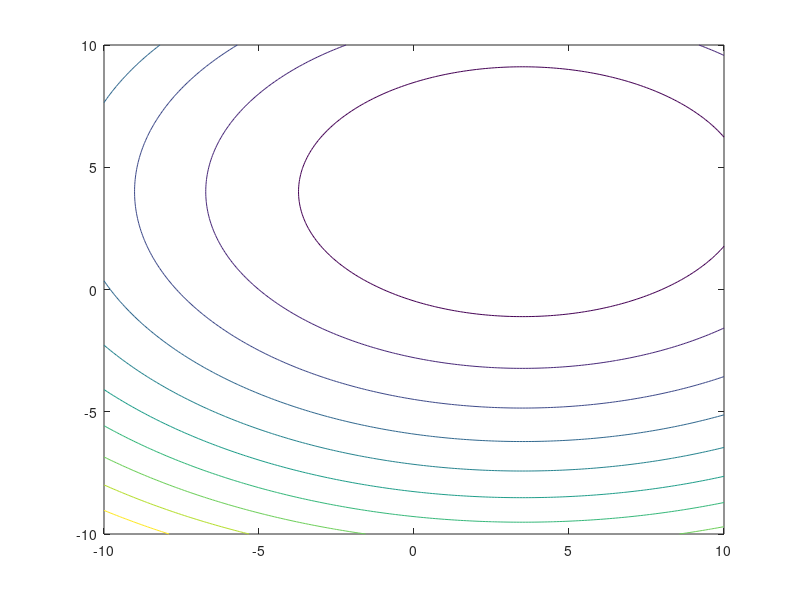

The MATLAB script that drew this image: (Note: this script raises an error after producing the figure.)
clear all;
close all;
clc;

fun = @(x) 10*(x(1) - 3.5)^2 + 20*(x(2) - 4)^2;
x = -10 : 0.1 : 10;
y = -10 : 0.1 : 10;
[xr, yr] = meshgrid(x, y);

figure(1);
contour(xr, yr, 10.*(xr - 3.5).^2 + 20.*(yr - 4).^2);

[x0, y0] = ginput(1);
hold on;
plot(x0, y0, 'r*');


currPos = [x0; y0];
I = [1 1 0 -1 -1 -1 0 1; 0 1 1 1 0 -1 -1 -1]; % 8 direction matrix
L = 0.5;
MaxIter = 1000;
tempFvals = [0, 0, 0, 0, 0, 0, 0, 0];
allCords = [currPos(1), currPos(2), fun(currPos)];

for i = 1 : MaxIter

    for j = 1 : 8
       temp = currPos + L * I(:, j);
       tempCords(j, 1) = temp(1);
       tempCords(j, 2) = temp(2);
       tempFvals(j) = fun([tempCords(j, 1), tempCords(j, 2)]);
    end
    
    minFvalPos = 1;
    
    for k = 2 : 8
        if tempFvals(k) < tempFvals(minFvalPos)
           minFvalPos = k; 
        end
    end
    
    plot(tempCords(minFvalPos, 1), tempCords(minFvalPos, 2), '.g');
    currPos = [tempCords(minFvalPos, 1); tempCords(minFvalPos, 2)];
    allCords = [allCords; currPos(1), currPos(2), fun(currPos)];
end
plot(allCords(:, 1), allCords(:, 2));

figure(2);
mesh(xr, yr, 10.*(xr - 3.5).^2 + 20.*(yr - 4).^2);
hold on;
plot3(allCords(1, 1), allCords(1, 2), allCords(1, 3), '*g');
plot3(allCords(:, 1), allCords(:, 2), allCords(:, 3), '-b');
plot3(allCords(size(allCords, 1), 1), allCords(size(allCords, 1), 2), allCords(size(allCords, 1), 3), '*r')
